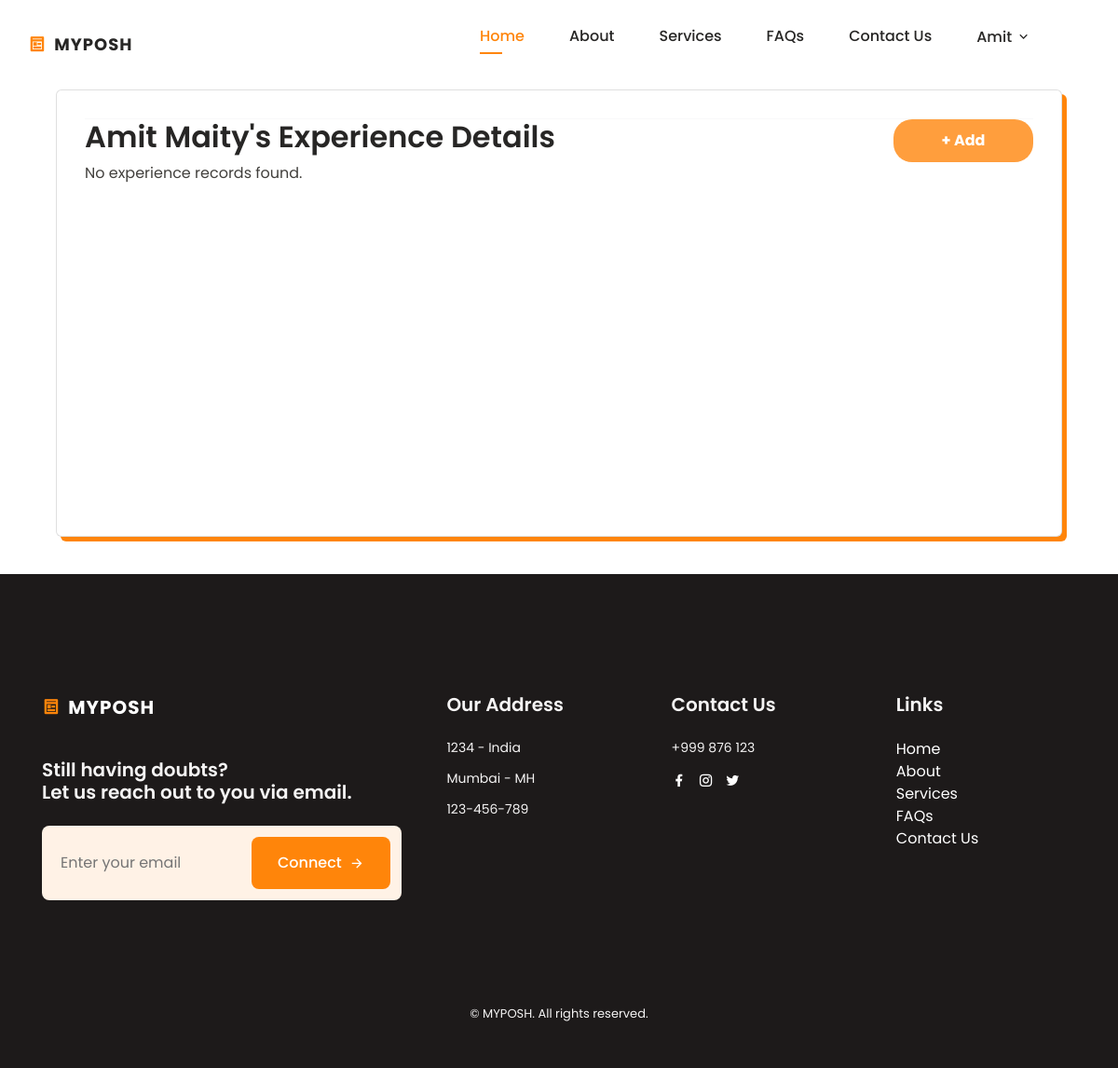
The page /profile/experience/create (signed in) on the database as committed earlier.
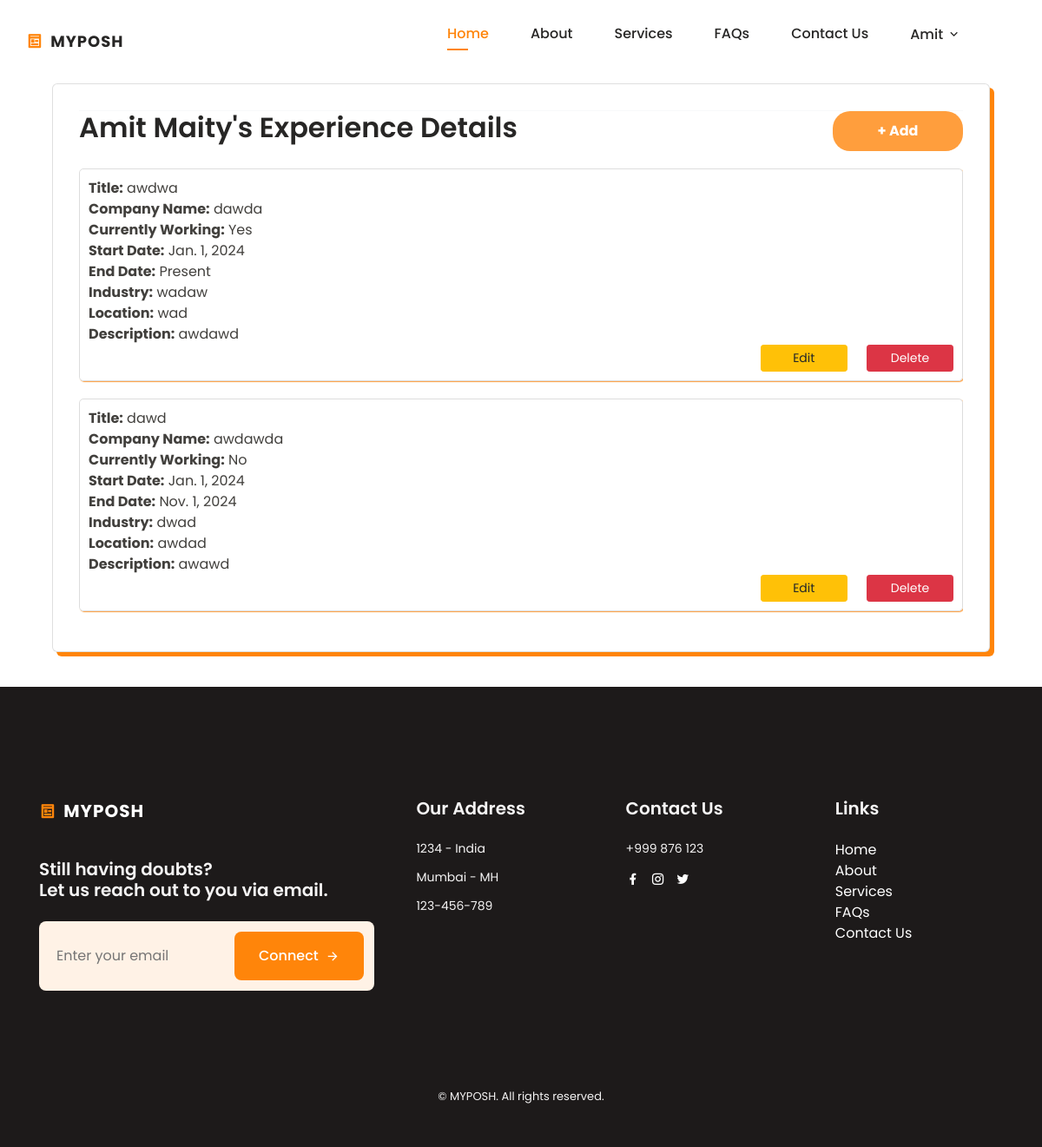
The same page on the database as committed later.
### posh/models.py (models this page shows)
class PoshUser(AbstractBaseUser, PermissionsMixin):
    username = models.CharField(max_length=100, unique=True, primary_key=True)
    email = models.EmailField(unique=True, blank=False)
    phone = models.CharField(max_length=15, unique=True, blank=False)
    start_date = models.DateTimeField(default=timezone.now)
    is_staff = models.BooleanField(default=False)
    is_active = models.BooleanField(default=False)
    type = models.CharField(max_length=50, blank=False)  # To distinguish between user types
    objects = PoshUserManager()
    USERNAME_FIELD = 'username'
    REQUIRED_FIELDS = ['email', 'phone']

class IndividualUser(PoshUser):
    prefix = models.CharField(max_length=10, blank=False)
    fname = models.CharField(max_length=150, blank=False)
    mname = models.CharField(max_length=150, blank=False)
    lname = models.CharField(max_length=150, blank=False)
    dob = models.DateField(blank=False)
    gender = models.CharField(max_length=10, blank=False)
    occupation = models.CharField(max_length=100, blank=False)
    state = models.CharField(max_length=100, blank=False)
    city = models.CharField(max_length=100, blank=False)
    pincode = models.CharField(max_length=10, blank=False)
    profile_pic = models.ImageField(blank=True, upload_to='users/')
    aadhar = models.CharField(max_length=20, blank=True)
    marital = models.CharField(max_length=10, blank=True)
    description = models.TextField(max_length=500, blank=True)
    current_member = models.CharField(max_length=10, blank=True)
    association = models.CharField(max_length=10, blank=True)
    firm_name = models.CharField(max_length=150, blank=True)
    firm_uid = models.CharField(max_length=15, blank=True)
    is_visible = models.BooleanField(default=False)
    timestamp = models.DateTimeField(auto_now_add=True)
    class Meta:
        verbose_name = 'Individual User'
        verbose_name_plural = 'Individual Users'

class Experience(models.Model):
    user = models.ForeignKey(settings.AUTH_USER_MODEL, on_delete=models.CASCADE, related_name='experience')
    titleInput = models.CharField(max_length=100)
    companyNameInput = models.CharField(max_length=100)
    currentlyWorkingInput = models.BooleanField(default=False, null=True, blank=True )
    startDateexp = models.DateField(null=True, blank=True)
    endDateexp = models.DateField(null=True, blank=True)
    industryInput = models.CharField(max_length=20, null=True, blank=True)
    locationInput = models.CharField(max_length=20, null=True, blank=True)
    descriptionInputexp = models.TextField(null=True, blank=True)

### posh/views.py (the view, shortened to what this page needs)
# urls.py: path('profile/experience/create', views.experience, name="experience"),
@login_required
def experience(request):
    user = request.user
    user = get_object_or_404(IndividualUser, username=request.user.username)
    experience_list = user.experience.all()  # Fetch all related experience instances
    context = {
        'user': user,
        'experience_list': experience_list,
    }
    return render(request, 'experience.html', context)

### posh/templatetags/get_group.py (called while the page is built)
@register.filter(name='has_group')
def has_group(user, group_name):
    return user.groups.filter(name=group_name).exists()

### posh/templates/experience.html (shortened to what this page needs)
{% extends "base.html" %}
{% load static %}
{% block stylescss %}
<link rel="stylesheet" href="https://stackpath.bootstrapcdn.com/bootstrap/4.5.2/css/bootstrap.min.css">
<link href="https://cdn.jsdelivr.net/npm/bootstrap@4.5.0/dist/css/bootstrap.min.css" rel="stylesheet">
<link rel="stylesheet" href="{% static 'assets/css/list_item.css' %}">
<link rel="stylesheet" href="{% static 'assets/css/profile.css' %}">
<link rel="stylesheet" href="https://cdn.jsdelivr.net/npm/intl-tel-input@19.5.5/build/css/intlTelInput.css">
<link rel="stylesheet" href="https://cdnjs.cloudflare.com/ajax/libs/intl-tel-input/17.0.8/css/intlTelInput.css"/>
{% endblock %}
{% block content %}
<div class="container light-style flex-grow-1 container-p-y">
    <div class="card overflow-hidden" style="min-height: 30rem">
        <div class="row no-gutters row-bordered row-border-light">
            <div class="col-md-12">
                <div class="tab-content">
                    <div class="tab-pane fade active show" id="account-general">
                        <hr class="border-light m-0">
                        <div class="container-experience">
                            <div class="add_experience">
                                <h2>{{ user.fname }} {{ user.lname }}'s Experience Details</h2>
                                <button type='button' id="add-experience-btn" data-toggle="modal" data-target="#addExperienceModal">+ Add</button>
                            </div>
                            <div id="experience-section">
                                <ul id="experience-list">
                                    {% if experience_list %}
                                        <ul>
                                            {% for experience in experience_list %}
                                                <li>
                                                    <strong>Title:</strong> {{ experience.titleInput }}<br>
                                                    <strong>Company Name:</strong> {{ experience.companyNameInput }}<br>
                                                    {% if experience.currentlyWorkingInput is not None %}
                                                        <strong>Currently Working:</strong> {{ experience.currentlyWorkingInput|yesno:"Yes,No" }}<br>
                                                    {% endif %}
                                                    {% if experience.startDateexp %}
                                                        <strong>Start Date:</strong> {{ experience.startDateexp }}<br>
                                                    {% endif %}
                                                    {% if experience.endDateexp or experience.currentlyWorkingInput %}
                                                        <strong>End Date:</strong> {% if experience.currentlyWorkingInput %}Present{% else %}{{ experience.endDateexp }}{% endif %}<br>
                                                    {% endif %}
                                                    {% if experience.industryInput %}
                                                        <strong>Industry:</strong> {{ experience.industryInput }}<br>
                                                    {% endif %}
                                                    {% if experience.locationInput %}
                                                        <strong>Location:</strong> {{ experience.locationInput }}<br>
                                                    {% endif %}
                                                    {% if experience.descriptionInputexp %}
                                                        <strong>Description:</strong> {{ experience.descriptionInputexp }}<br>
                                                    {% endif %}
                                                    <div class="buttons">
                                                        <button class="btn btn-warning btn-sm mr-2 edit-button" data-toggle="modal" data-target="#editExperienceModal" data-pk="{{ experience.id }}">Edit</button>
                                                        <a href="{% url 'delete_experience' experience.id %}">
                                                            <button class="btn btn-danger btn-sm delete-button" >Delete</button>
                                                        </a>
                                                    </div>
                                                </li>
                                            {% endfor %}
                                        </ul>
                                    {% else %}
                                        <p>No experience records found.</p>
                                    {% endif %}
                                </ul>
                            </div>
                        </div>
                    </div>
                </div>
            </div>
        </div>
    </div>
</div>
{% endblock %}

### posh/templates/base.html (shortened to what this page needs)
{% include "header.html" %}
{% block stylescss %}{% endblock %}
{% block content %}
{% endblock %}
{% include "footer.html" %}

### posh/templates/header.html (shortened to what this page needs)
{% load static %}
<!DOCTYPE html>
<html lang="en">
<head>
    <link href="https://cdn.jsdelivr.net/npm/remixicon@4.2.0/fonts/remixicon.css" rel="stylesheet"/>
    <link rel="stylesheet" href="https://stackpath.bootstrapcdn.com/bootstrap/4.5.2/css/bootstrap.min.css">
    <link href="https://cdn.jsdelivr.net/npm/bootstrap@4.5.0/dist/css/bootstrap.min.css" rel="stylesheet">
    <link rel="stylesheet" href="{% static 'assets/css/main.css' %}">
    <link rel="stylesheet" href="{% static 'assets/css/profile.css' %}">
</head>
<body>
    <header class="header" id="header">
        <nav class="nav container">
            <a href="{% url 'home' %}" class="nav__logo">
                <i class="ri-pages-line nav__logo-icon"></i>MYPOSH
            </a>
            <div class="nav__menu" id="nav-menu">
                <ul class="nav__list">
                    <li class="nav__item">
                        <a href="{% url 'home' %}#home" class="nav__link active-link">Home</a>
                    </li>
                    <li class="nav__item">
                        <a href="{% url 'home' %}#about" class="nav__link">About</a>
                    </li>
                    <li class="nav__item">
                        <a href="{% url 'home' %}#services" class="nav__link">Services</a>
                    </li>
                    <li class="nav__item">
                        <a href="{% url 'home' %}#faqs" class="nav__link">FAQs</a>
                    </li>
                    <li class="nav__item">
                        <a href="{% url 'home' %}#contact" class="nav__link">Contact Us</a>
                    </li>
                    {% if request.user.is_authenticated %}
                        {% load get_group %}
                        {% if request.user|has_group:"IND" %}
                            <li class="nav__item dropdown__item">
                                <div class="nav__link">
                                    {{request.user.individualuser.fname}}
                                    <i class="ri-arrow-down-s-line dropdown__arrow-down"></i>
                                </div>
                                {% endif %}
                {% endif %}
            </div>
        </nav>
    </header>

### posh/templates/footer.html (shortened to what this page needs)
{%load static%}
   <footer class="footer section">
    <div class="footer__container container grid">
        <div class="footer__content">
            <a href="{% url 'home' %}" class="footer__logo">
                <i class="ri-pages-line footer__logo-icon"></i> MYPOSH
            </a>
            <h3 class="footer__title">
                Still having doubts? <br> Let us reach out to you via email.
            </h3>
            <div class="footer__subscribe">
                <input type="email" placeholder="Enter your email" class="footer__input">
                <button class="button button--flex footer__button">
                    Connect
                    <i class="ri-arrow-right-line button__icon"></i>
                </button>
            </div>
        </div>
        <div class="footer__content">
            <h3 class="footer__title">Our Address</h3>
            <ul class="footer__data">
                <li class="footer__information">1234 - India</li>
                <li class="footer__information">Mumbai - MH</li>
                <li class="footer__information">123-456-789</li>
            </ul>
        </div>
        <div class="footer__content">
            <h3 class="footer__title">Contact Us</h3>
            <ul class="footer__data">
                <li class="footer__information">+999 876 123</li>
                <div class="footer__social">
                    <a href="https://www.facebook.com" class="footer__social-link">
                        <i class="ri-facebook-fill"></i>
                    </a>
                    <a href="https://www.instagram.com" class="footer__social-link">
                        <i class="ri-instagram-line"></i>
                    </a>
                    <a href="https://twitter.com" class="footer__social-link">
                        <i class="ri-twitter-fill"></i>
                    </a>
                </div>
            </ul>
        </div>
        <div class="footer__content">
            <h3 class="footer__title">Links</h3>
            <div class="footer__cards">
                <a href="{% url 'home' %}#home" class="footer__card">Home</a>
                <a href="{% url 'home' %}#about" class="footer__card">About</a>
                <a href="{% url 'home' %}#services" class="footer__card">Services</a>
                <a href="{% url 'home' %}#faqs" class="footer__card">FAQs</a>
                <a href="{% url 'home' %}#contact" class="footer__card">Contact Us</a>
            </div>
        </div>
    </div>
    <p class="footer__copy">&#169; MYPOSH. All rights reserved.</p>
</footer>
</body>
</html>

### static/assets/css/profile.css (style rules this page uses)
:root { --header-height: 3.5rem; --first-color: hsl(30, 100%, 52%); --first-color-alt: hsl(29, 54%, 73%); --first-color-light: hsl(30, 100%, 85%); --first-color-lighten: hsl(30, 100%, 95%); --title-color: hsl(30, 3%, 15%); --text-color: hsl(30, 4%, 25%); --text-color-light: hsl(30, 4%, 45%); --body-color: hsl(30, 0%, 100%);; --container-color: #FFF; --background-footer-color: rgb(29, 26, 26); --footer-text-color: rgb(245, 244, 244); --body-font: 'Poppins', sans-serif; --big-font-size: 2rem; --h1-font-size: 1.5rem; --h2-font-size: 1.25rem; --h3-font-size: 1rem; --normal-font-size: .938rem; --small-font-size: .813rem; --smaller-font-size: .75rem; --font-medium: 500; --font-semi-bold: 600; --mb-0-5: .5rem; --mb-0-75: .75rem; --mb-1: 1rem; --mb-1-5: 1.5rem; --mb-2: 2rem; --mb-2-5: 2.5rem; --z-tooptip: 10; --z-fixed: 100; }
@media screen and (min-width: 1000px) { :root { --big-font-size: 3.5rem; --h1-font-size: 2.25rem; --h2-font-size: 1.5rem; --h3-font-size: 1.25rem; --normal-font-size: 1rem; --small-font-size: .875rem; --smaller-font-size: .813rem; } }
html { scroll-behavior: smooth; }
body, button, input, textarea { font-family: var(--body-font); font-size: var(--normal-font-size); }
body { margin: var(--header-height) 0 0 0; background-color: var(--body-color); color: var(--text-color); transition: .4s; margin-top: 6rem; }
button { cursor: pointer; border: none; outline: none; }
h1, h2, h3 { color: var(--title-color); font-weight: var(--font-semi-bold); }
ul { list-style: none; }
a { max-width: 100%; height: auto; }
.card.overflow-hidden { border-radius: 6px; padding: 30px; margin: 0 15px; background-color: var(--first-color); background-color: #FFF; box-shadow: 5px 5px 0px var(--first-color); }
.row-bordered { overflow: hidden; }
.buttons { text-align: right; margin-left: 20px; }
.buttons form, .buttons a { display: inline-block; margin-left: 5px; }
.buttons button { margin-left: 5px; }

### static/assets/css/list_item.css (style rules this page uses)
button { padding: 8px; background-color: hsl(30, 100%, 62%); color: #fff; width: 150px; font-size: large; font-weight: bolder; border-radius: 20px; border: none; cursor: pointer; }
.add_education, .add_service, .add_certification, .add_experience { display: flex; flex-direction: row; justify-content: space-between; }
#education-list li, #certification-list li, #skills-list li, #experience-list li { border: 1px solid #ddd; padding: 10px; margin-bottom: 15px; border-radius: 5px; margin-top: 20px; box-shadow: 1px 1px 1px hsl(30, 100%, 62%);; }
button.btn.btn-danger.btn-sm, button.btn.btn-warning.btn-sm.mr-2 { width: 100px; margin-left: 5px; }

### posh/templates/experience.html (style rules this page uses)
.buttons { text-align: right; margin-left: 20px; }
.buttons form, .buttons a { display: inline-block; margin-left: 5px; }
.buttons button { margin-left: 5px; }

Rows that differ between the two databases and show on the page:
added Experience: titleInput "awdwa", companyNameInput "dawda", currentlyWorkingInput "Yes", startDateexp "Jan. 1, 2024", shows "End Date:", shows "Present", industryInput "wadaw", locationInput "wad", descriptionInputexp "awdawd"
added Experience: titleInput "dawd", companyNameInput "awdawda", currentlyWorkingInput "No", startDateexp "Jan. 1, 2024", endDateexp "Nov. 1, 2024", industryInput "dwad", locationInput "awdad", descriptionInputexp "awawd"
Other text that changed with them:
text no longer shown: "No experience records found."
